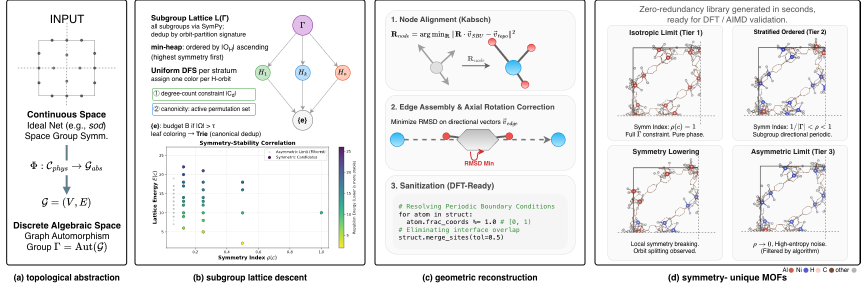
#> input picture paper/pipline.png, 1721 x 571 px (shown at 1/2 size); its folder holds 5 pictures in this run
$ python edit_pipeline_text.py
#> lines starting #> are read from the running program, lines starting #| are printed output that depends on the picture
"""Superseded raster-only text edits for the MATCH pipeline figure.

The current source of truth is `paper/流水线.drawio`, edited by
`codex/edit_pipeline_drawio.py` and exported with draw.io. This raster script
is kept only to document the earlier PNG-only pass.
"""

from pathlib import Path
from PIL import Image, ImageDraw, ImageFont


ROOT = Path(__file__).resolve().parents[1]
SRC = ROOT / "paper" / "pipline.png"
OUT = ROOT / "paper" / "pipline.png"
PREVIEW = ROOT / "codex" / "validation" / "match_pipeline_textedit_20261020.png"

ARIAL = "/System/Library/Fonts/Supplemental/Arial.ttf"
ARIAL_BOLD = "/System/Library/Fonts/Supplemental/Arial Bold.ttf"
MENLO = "/System/Library/Fonts/Menlo.ttc"


def erase(draw, box, fill):
    draw.rectangle(box, fill=fill)


def main():
    img = Image.open(SRC).convert("RGB")
    draw = ImageDraw.Draw(img)

    # Panel (d) header: remove unsupported "seconds" and "AIMD" claims.
    erase(draw, (1265, 5, 1645, 50), (255, 255, 255))
    header_font = ImageFont.truetype(ARIAL, 17)
    draw.text((1452, 20), "Zero-redundancy library of pre-relaxation",
              font=header_font, fill=(85, 85, 85), anchor="mm")
    draw.text((1452, 40), "models for downstream evaluation.",
              font=header_font, fill=(85, 85, 85), anchor="mm")

    # Panel (c) code box: 0.5 A -> 0.2 A.
    erase(draw, (976, 466, 1008, 484), (245, 245, 245))
    code_font = ImageFont.truetype(MENLO, 12)
    draw.text((978, 467), "0.2)", font=code_font, fill=(34, 34, 34))

    # Panel (a): the paper's Gamma is the proper-operation permutation image,
    # not the full graph automorphism group.
    erase(draw, (20, 462, 255, 512), (255, 255, 255))
    a_font = ImageFont.truetype(ARIAL, 12)
    draw.text((136, 472), "Proper-Operation Permutation",
              font=a_font, fill=(31, 42, 55), anchor="mm")
    draw.text((136, 492), "Group Γ = Φ(S_emb^+)",
              font=a_font, fill=(31, 42, 55), anchor="mm")

    # Panel (b): replace the unexplained correlation plot with a text block
    # describing the task output; the search steps are already in the text above.
    erase(draw, (270, 252, 530, 270), (255, 255, 255))
    erase(draw, (270, 246, 510, 263), (255, 255, 255))
    erase(draw, (285, 270, 710, 528), (255, 255, 255))
    draw.rounded_rectangle(
        [285, 262, 700, 430], radius=8, fill=(247, 249, 251),
        outline=(201, 211, 219), width=1
    )
    draw.text((300, 278), "task output", font=ImageFont.truetype(ARIAL_BOLD, 12),
              fill=(31, 42, 55), anchor="lm")
    out_font = ImageFont.truetype(ARIAL, 11.5)
    out_lines = [
        "canonical leaf κ(c)",
        "Ω: one representative per orbit",
        "merge identical P_H; global dedup",
        "optional per-stratum quota B_s",
    ]
    for i, line in enumerate(out_lines):
        draw.text((302, 302 + 30 * i), line, font=out_font,
                  fill=(31, 42, 55), anchor="lm")

    label_font = ImageFont.truetype(ARIAL_BOLD, 14)
    label_color = (26, 26, 26)
    label_bg = (250, 250, 250)

    # Top-left: isotropic limit -> exact rho = 1.
    erase(draw, (1256, 56, 1408, 73), label_bg)
    draw.text((1332, 64.5), "Exact rho = 1",
              font=label_font, fill=label_color, anchor="mm")

    # Top-right: tier 2 -> exact-rho range.
    erase(draw, (1504, 56, 1655, 73), label_bg)
    draw.text((1579.5, 64.5), "Exact rho in (1/|Γ|, 1)",
              font=label_font, fill=label_color, anchor="mm")

    # Bottom-right: tier 3 -> trivial-stabilizer exact rho.
    erase(draw, (1499, 295, 1672, 313), label_bg)
    draw.text((1585.5, 304.5), "Exact rho = 1/|Γ|",
              font=label_font, fill=label_color, anchor="mm")

    # Bottom-right note: no high-entropy filtering; representatives are retained.
    erase(draw, (1503, 480, 1655, 510), label_bg)
    note_font = ImageFont.truetype(ARIAL, 12)
    draw.text((1579, 489), "Trivial stabilizer.",
              font=note_font, fill=(51, 51, 51), anchor="mm")
    draw.text((1579, 503), "Representatives retained.",
              font=note_font, fill=(51, 51, 51), anchor="mm")

    img.save(OUT, dpi=(300, 300))
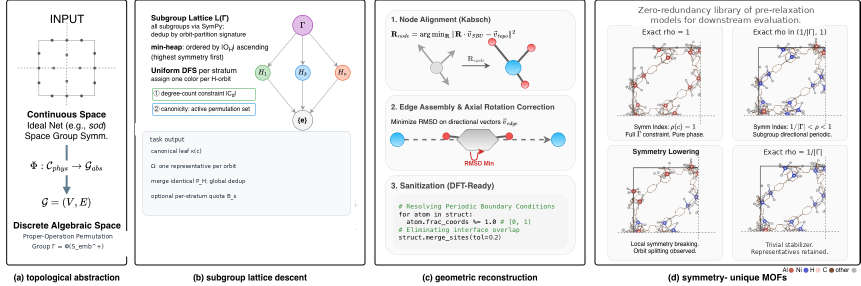
#> saved as pipline.png: PIL image 1721x571 RGB (shown at 1/2 size); mean R, G, B 238.4, 238.5, 238.8
    img.save(PREVIEW, dpi=(300, 300))
    print(OUT)
    print(PREVIEW)


if __name__ == "__main__":
    main()
